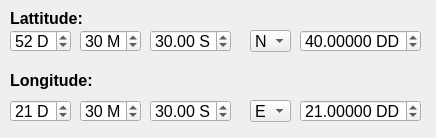
<?xml version="1.0" encoding="UTF-8"?>
<ui version="4.0">
 <class>LatLongCalcDialogBase</class>
 <widget class="QDialog" name="LatLongCalcDialogBase">
  <property name="geometry">
   <rect>
    <x>0</x>
    <y>0</y>
    <width>436</width>
    <height>138</height>
   </rect>
  </property>
  <property name="font">
   <font>
    <pointsize>12</pointsize>
   </font>
  </property>
  <property name="windowTitle">
   <string>Lalitute/Longitude Calculator</string>
  </property>
  <widget class="QLabel" name="label">
   <property name="geometry">
    <rect>
     <x>10</x>
     <y>10</y>
     <width>81</width>
     <height>16</height>
    </rect>
   </property>
   <property name="font">
    <font>
     <pointsize>12</pointsize>
     <weight>75</weight>
     <bold>true</bold>
    </font>
   </property>
   <property name="text">
    <string>Lattitude:</string>
   </property>
  </widget>
  <widget class="QSpinBox" name="spbLatD">
   <property name="geometry">
    <rect>
     <x>10</x>
     <y>30</y>
     <width>61</width>
     <height>22</height>
    </rect>
   </property>
   <property name="suffix">
    <string> D</string>
   </property>
   <property name="maximum">
    <number>90</number>
   </property>
   <property name="value">
    <number>52</number>
   </property>
  </widget>
  <widget class="QSpinBox" name="spbLatM">
   <property name="geometry">
    <rect>
     <x>80</x>
     <y>30</y>
     <width>61</width>
     <height>22</height>
    </rect>
   </property>
   <property name="suffix">
    <string> M</string>
   </property>
   <property name="maximum">
    <number>59</number>
   </property>
   <property name="value">
    <number>30</number>
   </property>
  </widget>
  <widget class="QDoubleSpinBox" name="dsbLatS">
   <property name="geometry">
    <rect>
     <x>150</x>
     <y>30</y>
     <width>81</width>
     <height>22</height>
    </rect>
   </property>
   <property name="prefix">
    <string/>
   </property>
   <property name="suffix">
    <string> S</string>
   </property>
   <property name="maximum">
    <double>59.990000000000002</double>
   </property>
   <property name="value">
    <double>30.000000000000000</double>
   </property>
  </widget>
  <widget class="QComboBox" name="cmb_LatH">
   <property name="geometry">
    <rect>
     <x>250</x>
     <y>30</y>
     <width>41</width>
     <height>22</height>
    </rect>
   </property>
   <property name="currentText">
    <string>N</string>
   </property>
   <item>
    <property name="text">
     <string>N</string>
    </property>
   </item>
   <item>
    <property name="text">
     <string>S</string>
    </property>
   </item>
  </widget>
  <widget class="QDoubleSpinBox" name="psbLatDD">
   <property name="geometry">
    <rect>
     <x>300</x>
     <y>30</y>
     <width>121</width>
     <height>22</height>
    </rect>
   </property>
   <property name="suffix">
    <string> DD</string>
   </property>
   <property name="decimals">
    <number>5</number>
   </property>
   <property name="minimum">
    <double>-90.000000000000000</double>
   </property>
   <property name="maximum">
    <double>90.000000000000000</double>
   </property>
   <property name="singleStep">
    <double>0.010000000000000</double>
   </property>
   <property name="stepType">
    <enum>QAbstractSpinBox::DefaultStepType</enum>
   </property>
   <property name="value">
    <double>40.000000000000000</double>
   </property>
  </widget>
  <widget class="QLabel" name="label_2">
   <property name="geometry">
    <rect>
     <x>10</x>
     <y>70</y>
     <width>91</width>
     <height>21</height>
    </rect>
   </property>
   <property name="font">
    <font>
     <pointsize>12</pointsize>
     <weight>75</weight>
     <bold>true</bold>
    </font>
   </property>
   <property name="text">
    <string>Longitude:</string>
   </property>
  </widget>
  <widget class="QDoubleSpinBox" name="dsbLngS">
   <property name="geometry">
    <rect>
     <x>150</x>
     <y>100</y>
     <width>81</width>
     <height>22</height>
    </rect>
   </property>
   <property name="prefix">
    <string/>
   </property>
   <property name="suffix">
    <string> S</string>
   </property>
   <property name="maximum">
    <double>59.990000000000002</double>
   </property>
   <property name="value">
    <double>30.000000000000000</double>
   </property>
  </widget>
  <widget class="QComboBox" name="cmb_LngH">
   <property name="geometry">
    <rect>
     <x>250</x>
     <y>100</y>
     <width>41</width>
     <height>22</height>
    </rect>
   </property>
   <property name="currentText">
    <string>E</string>
   </property>
   <item>
    <property name="text">
     <string>E</string>
    </property>
   </item>
   <item>
    <property name="text">
     <string>W</string>
    </property>
   </item>
  </widget>
  <widget class="QSpinBox" name="spbLngM">
   <property name="geometry">
    <rect>
     <x>80</x>
     <y>100</y>
     <width>61</width>
     <height>22</height>
    </rect>
   </property>
   <property name="suffix">
    <string> M</string>
   </property>
   <property name="maximum">
    <number>59</number>
   </property>
   <property name="value">
    <number>30</number>
   </property>
  </widget>
  <widget class="QDoubleSpinBox" name="psbLngDD">
   <property name="geometry">
    <rect>
     <x>300</x>
     <y>100</y>
     <width>121</width>
     <height>22</height>
    </rect>
   </property>
   <property name="suffix">
    <string> DD</string>
   </property>
   <property name="decimals">
    <number>5</number>
   </property>
   <property name="minimum">
    <double>-180.000000000000000</double>
   </property>
   <property name="maximum">
    <double>180.000000000000000</double>
   </property>
   <property name="singleStep">
    <double>0.010000000000000</double>
   </property>
   <property name="stepType">
    <enum>QAbstractSpinBox::DefaultStepType</enum>
   </property>
   <property name="value">
    <double>21.000000000000000</double>
   </property>
  </widget>
  <widget class="QSpinBox" name="spbLng">
   <property name="geometry">
    <rect>
     <x>10</x>
     <y>100</y>
     <width>61</width>
     <height>22</height>
    </rect>
   </property>
   <property name="suffix">
    <string> D</string>
   </property>
   <property name="maximum">
    <number>180</number>
   </property>
   <property name="value">
    <number>21</number>
   </property>
  </widget>
 </widget>
 <resources/>
 <connections/>
</ui>
